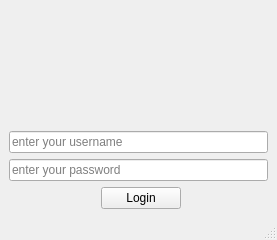
<?xml version="1.0" encoding="UTF-8"?>
<ui version="4.0">
 <class>MainWindow</class>
 <widget class="QMainWindow" name="MainWindow">
  <property name="geometry">
   <rect>
    <x>0</x>
    <y>0</y>
    <width>277</width>
    <height>240</height>
   </rect>
  </property>
  <property name="windowTitle">
   <string>Login page</string>
  </property>
  <widget class="QWidget" name="centralwidget">
   <layout class="QGridLayout" name="gridLayout">
    <item row="3" column="2">
     <widget class="QPushButton" name="pushButton">
      <property name="text">
       <string>Login</string>
      </property>
     </widget>
    </item>
    <item row="0" column="0">
     <widget class="QGraphicsView" name="graphicsView">
      <property name="enabled">
       <bool>false</bool>
      </property>
      <property name="frameShape">
       <enum>QFrame::NoFrame</enum>
      </property>
     </widget>
    </item>
    <item row="1" column="0" colspan="4">
     <widget class="QLineEdit" name="lineEdit">
      <property name="placeholderText">
       <string>enter your username</string>
      </property>
     </widget>
    </item>
    <item row="0" column="3">
     <widget class="QListWidget" name="listWidget_2">
      <property name="enabled">
       <bool>false</bool>
      </property>
      <property name="autoFillBackground">
       <bool>false</bool>
      </property>
      <property name="frameShape">
       <enum>QFrame::NoFrame</enum>
      </property>
     </widget>
    </item>
    <item row="2" column="0" colspan="4">
     <widget class="QLineEdit" name="lineEdit_2">
      <property name="text">
       <string/>
      </property>
      <property name="placeholderText">
       <string>enter your password</string>
      </property>
     </widget>
    </item>
    <item row="0" column="1" colspan="2">
     <widget class="QLabel" name="label">
      <property name="text">
       <string>&lt;html&gt;&lt;head/&gt;&lt;body&gt;&lt;p&gt;&lt;img src=&quot;icon/icons8-user-100.png&quot;/&gt;&lt;/p&gt;&lt;/body&gt;&lt;/html&gt;</string>
      </property>
     </widget>
    </item>
   </layout>
  </widget>
  <widget class="QMenuBar" name="menubar">
   <property name="geometry">
    <rect>
     <x>0</x>
     <y>0</y>
     <width>277</width>
     <height>21</height>
    </rect>
   </property>
  </widget>
  <widget class="QStatusBar" name="statusbar"/>
 </widget>
 <resources>
  <include location="images.qrc"/>
 </resources>
 <connections/>
</ui>
